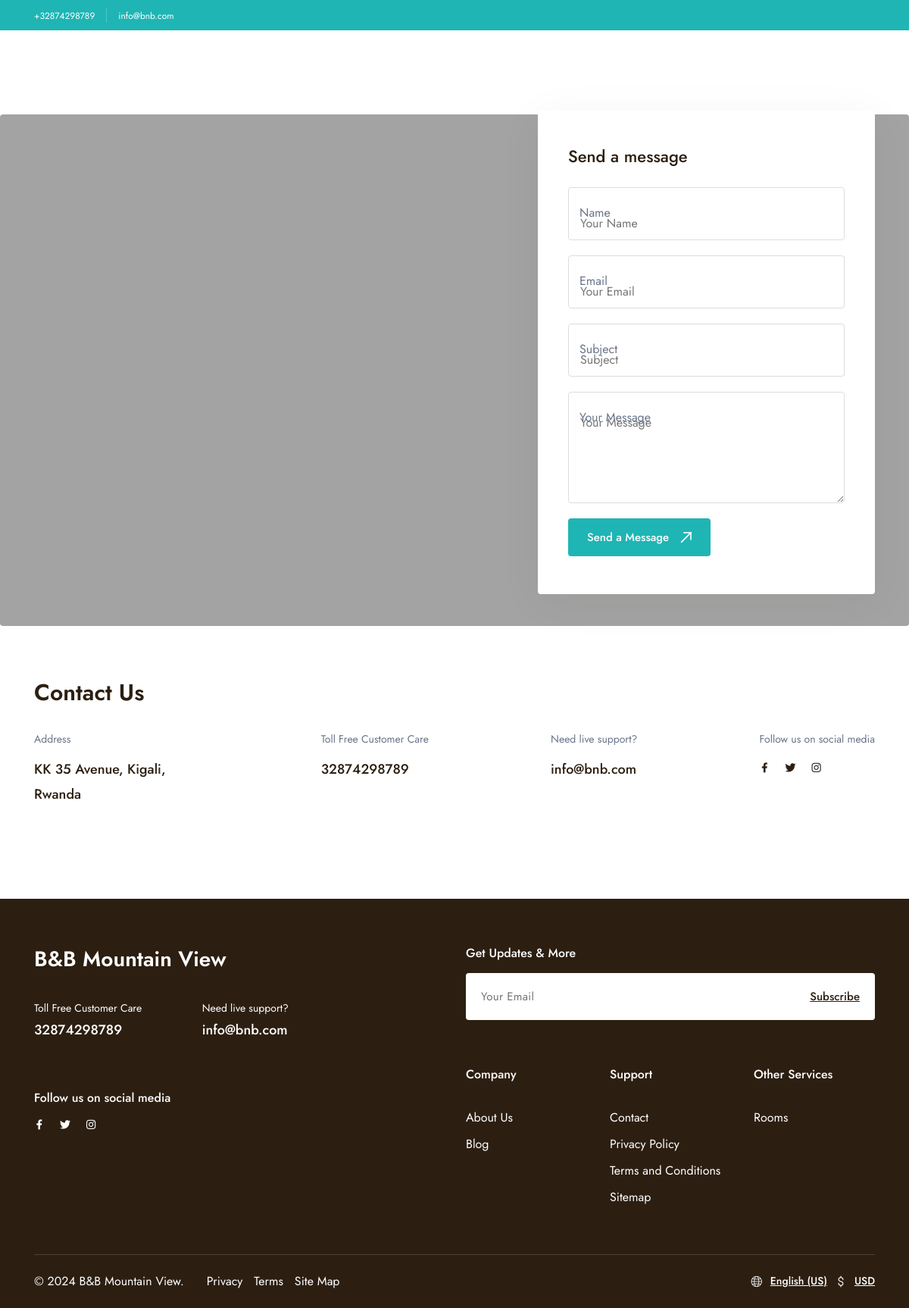
Page /contact/ on the committed database.
### home/models.py (models this page shows, shortened)
class Setting(models.Model):
    email = models.CharField(max_length=255, null=True, blank=True)
    second_email = models.CharField(max_length=255, null=True, blank=True)
    contact_number = models.CharField(max_length=255, null=True, blank=True)
    website = models.URLField(max_length=255, null=True, blank=True)
    instagram = models.URLField(max_length=255, null=True, blank=True)
    twitter = models.URLField(max_length=255, null=True, blank=True)
    facebook = models.URLField(max_length=255, null=True, blank=True)
    whatsapp_number = models.CharField(max_length=255, null=True, blank=True)
    address = models.CharField(max_length=255, null=True, blank=True)
    class Meta:
        verbose_name = "Setting"
        verbose_name_plural = "Settings"

### home/views.py (the view)
# urls.py: path('contact/', contact, name="contact"),
def contact(request):
    if request.method == 'POST':
        form = ContactForm(request.POST)
        if form.is_valid():
            contact_message = form.save()
            messages.success(request, 'Your message has been sent successfully!')
            return redirect('base:contact')
        else:
            messages.error(request, 'There was an error submitting your message. Please try again.')
    else:
        form = ContactForm()
    settings = Setting.objects.first()
    context = {
        'form': form,
        'settings': settings
    }
    return render(request, 'contact.html', context)

### home/forms.py
class ContactForm(forms.ModelForm):
    class Meta:
        model = Contact
        fields = ['name', 'email', 'subject', 'message']
        widgets = {
            'name': forms.TextInput(attrs={'class': 'form-input', 'placeholder': 'Your Name'}),
            'email': forms.EmailInput(attrs={'class': 'form-input', 'placeholder': 'Your Email'}),
            'subject': forms.TextInput(attrs={'class': 'form-input', 'placeholder': 'Subject'}),
            'message': forms.Textarea(attrs={'class': 'form-input', 'placeholder': 'Your Message', 'rows': 4}),
        }

### templates/contact.html (shortened to what this page needs)
{% extends 'layouts/app.html' %}
{% load static %}
{% load humanize %}
{% block content %}
    <br>
    <br>
    <br>
    <div class="ratio ratio-16:9">
        <div class="map-ratio">
            <div class="map rounded-4 map-500">
                <iframe src="https://www.google.com/maps/embed?pb=!1m18!1m12!1m3!1d3987.4162130891827!2d30.056825011912657!3d-1.988286936790796!2m3!1f0!2f0!3f0!3m2!1i1024!2i768!4f13.1!3m3!1m2!1s0x19dca5be108f7aa5%3A0x2abacadc67af2926!2sB%26B%20MOUNTAIN%20VIEW!5e0!3m2!1sen!2srw!4v1727166050562!5m2!1sen!2srw" width="100%" height="100%" style="border:0;" allowfullscreen="" loading="lazy"></iframe>
            </div>
        </div>
    </div>
    <section>
        <div class="relative container">
            <div class="row justify-end">
                <div class="col-xl-5 col-lg-7">
                    <div class="map-form px-40 pt-40 pb-50 lg:px-30 lg:py-30 md:px-24 md:py-24 bg-white rounded-4 shadow-4">
                        <div class="text-22 fw-500">
                            Send a message
                        </div>
                        <form method="POST">
                            <div class="row y-gap-20 pt-20">
                                <div class="col-12">
                                    <div class="form-input">
                                        {{ form.name }}
                                        <label class="lh-1 text-16 text-light-1">Name</label>
                                    </div>
                                </div>
                                <div class="col-12">
                                    <div class="form-input">
                                        {{ form.email }}
                                        <label class="lh-1 text-16 text-light-1">Email</label>
                                    </div>
                                </div>
                                <div class="col-12">
                                    <div class="form-input">
                                        {{ form.subject }}
                                        <label class="lh-1 text-16 text-light-1">Subject</label>
                                    </div>
                                </div>
                                <div class="col-12">
                                    <div class="form-input">
                                        {{ form.message }}
                                        <label class="lh-1 text-16 text-light-1">Your Message</label>
                                    </div>
                                </div>
                                <div class="col-auto">
                                    <button type="submit" class="button px-24 h-50 -dark-1 bg-blue-1 text-white">
                                        Send a Message
                                        <div class="icon-arrow-top-right ml-15"></div>
                                    </button>
                                </div>
                            </div>
                        </form>
                    </div>
                </div>
            </div>
        </div>
    </section>
    <section class="layout-pt-md layout-pb-lg">
        <div class="container">
            <div class="row x-gap-80 y-gap-20 justify-between">
                <div class="col-12">
                    <div class="text-30 sm:text-24 fw-600">Contact Us</div>
                </div>
                <div class="col-lg-3">
                    <div class="text-14 text-light-1">Address</div>
                    <div class="text-18 fw-500 mt-10">{{ settings.address }}</div>
                </div>
                <div class="col-auto">
                    <div class="text-14 text-light-1">Toll Free Customer Care</div>
                    <div class="text-18 fw-500 mt-10">{{ settings.contact_number }}</div>
                </div>
                <div class="col-auto">
                    <div class="text-14 text-light-1">Need live support?</div>
                    <div class="text-18 fw-500 mt-10">{{ settings.email }}</div>
                </div>
                <div class="col-auto">
                    <div class="text-14 text-light-1">Follow us on social media</div>
                    <div class="d-flex x-gap-20 items-center mt-10">
                        <a href="{{ settings.facebook }}" target="_blank"><i class="icon-facebook text-14"></i></a>
                        <a href="{{ settings.twitter }}" target="_blank"><i class="icon-twitter text-14"></i></a>
                        <a href="{{ settings.instagram }}" target="_blank"><i class="icon-instagram text-14"></i></a>
                    </div>
                </div>
            </div>
        </div>
    </section>
{% endblock %}

### templates/inc/header.html (shortened to what this page needs)
{% load static %}
<section class="header-banner py-5 bg-blue-1 z-2">
	<div class="container">
		<div class="row items-center justify-between">
			<div class="col-auto">
				<div class="row x-gap-15 y-gap-15 items-center">
					<div class="col-auto md:d-none">
						<a href="#" class="text-12 text-white">+{{ settings.contact_number }}</a>
					</div>
					<div class="col-auto md:d-none">
					</div>
					<div class="col-auto">
						<a href="#" class="text-12 text-white">{{ settings.email }}</a>
					</div>
				</div>
			</div>
		</div>
	</div>
</section>
<header data-add-bg="bg-dark-1" class="header mt-40 -type-9 js-header" data-x="header" data-x-toggle="is-menu-opened">
</header>

### templates/inc/footer.html (shortened to what this page needs)
{% load static %}
<footer class="footer -type-2 bg-dark-2 text-white">
    <div class="container">
        <div class="pt-60 pb-60">
            <div class="row y-gap-40 justify-between xl:justify-start">
                <div class="col-xl-4 col-lg-6">
                    <a href="{% url 'base:home' %}">
                        <h3>
                            B&B Mountain View
                        </h3>
                    </a>
                    <div class="row y-gap-30 justify-between pt-30">
                        <div class="col-sm-6">
                            <div class="text-14">Toll Free Customer Care</div>
                            <a href="tel:{{ settings.contact_number }}" class="text-18 fw-500 mt-5">{{ settings.contact_number }}</a>
                        </div>
                        <div class="col-sm-5">
                            <div class="text-14">Need live support?</div>
                            <a href="mail:{{ settings.email }}" class="text-18 fw-500 mt-5">{{ settings.email }}</a>
                        </div>
                    </div>
                    <div class="mt-60">
                        <h5 class="text-16 fw-500 mb-10">Follow us on social media</h5>
                        <div class="d-flex x-gap-20 items-center">
                            <a href="{{ settings.facebook }}"><i class="icon-facebook text-14"></i></a>
                            <a href="{{ settings.twitter }}"><i class="icon-twitter text-14"></i></a>
                            <a href="{{ settings.instagram }}"><i class="icon-instagram text-14"></i></a>
                        </div>
                    </div>
                </div>
                <div class="col-lg-6">
                    <div class="row y-gap-30">
                        <div class="col-12">
                            <h5 class="text-16 fw-500 mb-15">Get Updates & More</h5>
                            <div class="single-field relative d-flex justify-end items-center pb-30">
                                <input class="bg-white rounded-8" type="email" placeholder="Your Email">
                                <button class="absolute px-20 h-full text-15 fw-500 underline text-dark-1">Subscribe</button>
                            </div>
                        </div>
                        <div class="col-lg-4 col-sm-6">
                            <h5 class="text-16 fw-500 mb-30">Company</h5>
                                <div class="d-flex y-gap-5 flex-column">
                                <a href="{% url 'base:about' %}">About Us</a>
                                <a href="#">Blog</a>
                            </div>
                        </div>
                        <div class="col-lg-4 col-sm-6">
                            <h5 class="text-16 fw-500 mb-30">Support</h5>
                            <div class="d-flex y-gap-5 flex-column">
                                <a href="{% url 'base:contact' %}">Contact</a>
                                <a href="#">Privacy Policy</a>
                                <a href="#">Terms and Conditions</a>
                                <a href="#">Sitemap</a>
                            </div>
                        </div>
                        <div class="col-lg-4 col-sm-6">
                            <h5 class="text-16 fw-500 mb-30">Other Services</h5>
                            <div class="d-flex y-gap-5 flex-column">
                                <a href="{% url 'base:rooms' %}">Rooms</a>
                            </div>
                        </div>
                    </div>
                </div>
            </div>
        </div>
        <div class="py-20 border-top-white-15">
            <div class="row justify-between items-center y-gap-10">
                <div class="col-auto">
                    <div class="row x-gap-30 y-gap-10">
                        <div class="col-auto">
                            <div class="d-flex items-center">
                            © 2024 B&B Mountain View.
                            </div>
                        </div>
                        <div class="col-auto">
                            <div class="d-flex x-gap-15">
                                <a href="#">Privacy</a>
                                <a href="#">Terms</a>
                                <a href="#">Site Map</a>
                            </div>
                        </div>
                    </div>
                </div>
                <div class="col-auto">
                    <div class="row y-gap-10 items-center">
                        <div class="col-auto">
                            <div class="d-flex items-center">
                                <button class="d-flex items-center text-14 fw-500 text-white mr-10">
                                    <i class="icon-globe text-16 mr-10"></i>
                                    <span class="underline">English (US)</span>
                                </button>
                                <button class="d-flex items-center text-14 fw-500 text-white">
                                    <i class="icon-usd text-16 mr-10"></i>
                                    <span class="underline">USD</span>
                                </button>
                            </div>
                        </div>
                    </div>
                </div>
            </div>
        </div>
    </div>
</footer>

### rows in the picture
Setting: contact_number "32874298789", email "info@bnb.com", address "KK 35 Avenue, Kigali, Rwanda"
